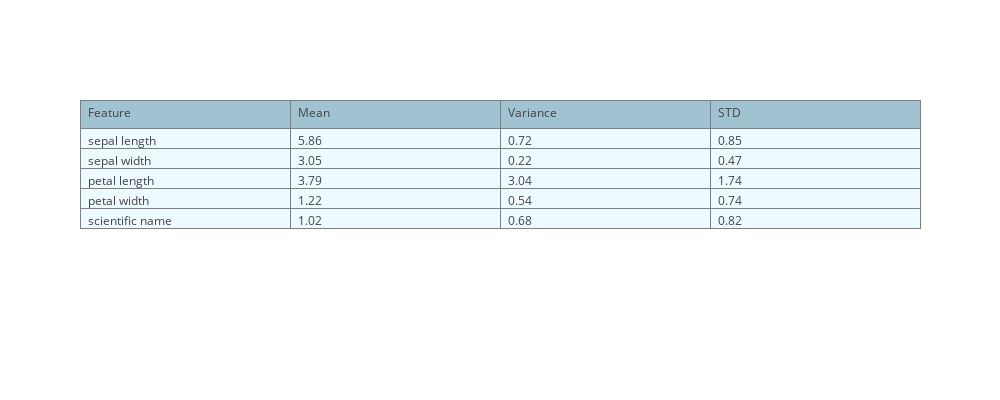

This figure's notebook cell:
### Markdown cell above
Below, the means and standard deviations of each feature are shown. Categorical 
features do not have a mean and a standard deviation, since they contain no ordering. Instead, 
the network returns NaN.

### Code cell
descr.means_table(spn, context)

### Figure 1 — Plotly figure (JSON) as saved in the notebook; plotly's stock layout.template omitted (floating-point values rounded to 4 significant figures)
{"data": [{"cells": {"align": ["left", "left", "left", "left", "left"], "fill": {"color": "#EDFAFF"}, "line": {"color": "#7D7F80"}, "values": [["sepal length", "sepal width", "petal length", "petal width", "scientific name"], [[5.86], [3.05], [3.79], [1.22], [1.02]], [[0.72], [0.22], [3.04], [0.54], [0.68]], [[0.85], [0.47], [1.74], [0.74], [0.82]]]}, "header": {"align": ["left", "left", "left", "left", "left"], "fill": {"color": "#a1c3d1"}, "line": {"color": "#7D7F80"}, "values": ["Feature", "Mean", "Variance", "STD"]}, "type": "table", "uid": "436d821c-bbe7-11e8-a61f-843a4b70fa3c"}], "layout": {"height": 400, "width": 1000}}
